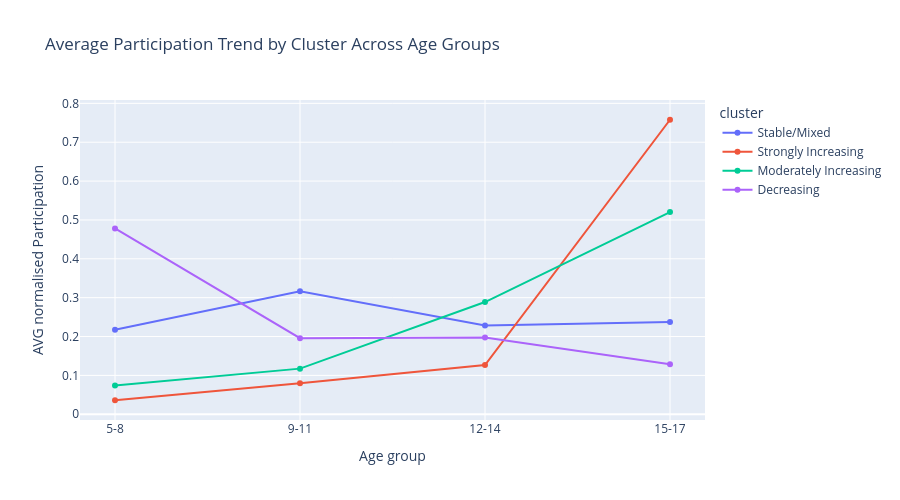

This figure's notebook cell:
### Code cell
# removing _norm from the age groups names 
cluster_avg_melted['Age group'] = cluster_avg_melted['Age group'].str.replace('_norm', '')
# maping actual cluster names to the cluster Id
cluster_avg_melted['cluster'] = cluster_avg_melted['cluster'].map({
    0: 'Stable/Mixed',
    1: 'Strongly Increasing',
    2: 'Moderately Increasing',
    3: 'Decreasing'
})
# plottin
fig = px.line(
    cluster_avg_melted,
    x='Age group',
    y='AVG normalised Participation',
    color='cluster',
    title='Average Participation Trend by Cluster Across Age Groups',
    markers=True, # adds dots 
    width=900,
    height=500
)
fig.show()

### Figure 1 — Plotly figure (JSON) as saved in the notebook; plotly's stock layout.template omitted (floating-point values rounded to 4 significant figures)
{"data": [{"hovertemplate": "cluster=Stable/Mixed<br>Age group=%{x}<br>AVG normalised Participation=%{y}<extra></extra>", "legendgroup": "Stable/Mixed", "line": {"color": "#636efa", "dash": "solid"}, "marker": {"symbol": "circle"}, "mode": "lines+markers", "name": "Stable/Mixed", "orientation": "v", "showlegend": true, "type": "scatter", "x": ["5-8", "9-11", "12-14", "15-17"], "xaxis": "x", "y": [0.2174, 0.3167, 0.2286, 0.2372], "yaxis": "y"}, {"hovertemplate": "cluster=Strongly Increasing<br>Age group=%{x}<br>AVG normalised Participation=%{y}<extra></extra>", "legendgroup": "Strongly Increasing", "line": {"color": "#EF553B", "dash": "solid"}, "marker": {"symbol": "circle"}, "mode": "lines+markers", "name": "Strongly Increasing", "orientation": "v", "showlegend": true, "type": "scatter", "x": ["5-8", "9-11", "12-14", "15-17"], "xaxis": "x", "y": [0.03603, 0.07974, 0.1264, 0.7578], "yaxis": "y"}, {"hovertemplate": "cluster=Moderately Increasing<br>Age group=%{x}<br>AVG normalised Participation=%{y}<extra></extra>", "legendgroup": "Moderately Increasing", "line": {"color": "#00cc96", "dash": "solid"}, "marker": {"symbol": "circle"}, "mode": "lines+markers", "name": "Moderately Increasing", "orientation": "v", "showlegend": true, "type": "scatter", "x": ["5-8", "9-11", "12-14", "15-17"], "xaxis": "x", "y": [0.07367, 0.1174, 0.2887, 0.5203], "yaxis": "y"}, {"hovertemplate": "cluster=Decreasing<br>Age group=%{x}<br>AVG normalised Participation=%{y}<extra></extra>", "legendgroup": "Decreasing", "line": {"color": "#ab63fa", "dash": "solid"}, "marker": {"symbol": "circle"}, "mode": "lines+markers", "name": "Decreasing", "orientation": "v", "showlegend": true, "type": "scatter", "x": ["5-8", "9-11", "12-14", "15-17"], "xaxis": "x", "y": [0.4781, 0.1956, 0.1977, 0.1286], "yaxis": "y"}], "layout": {"height": 500, "legend": {"title": {"text": "cluster"}, "tracegroupgap": 0}, "title": {"text": "Average Participation Trend by Cluster Across Age Groups"}, "width": 900, "xaxis": {"anchor": "y", "domain": [0, 1], "title": {"text": "Age group"}}, "yaxis": {"anchor": "x", "domain": [0, 1], "title": {"text": "AVG normalised Participation"}}}}
